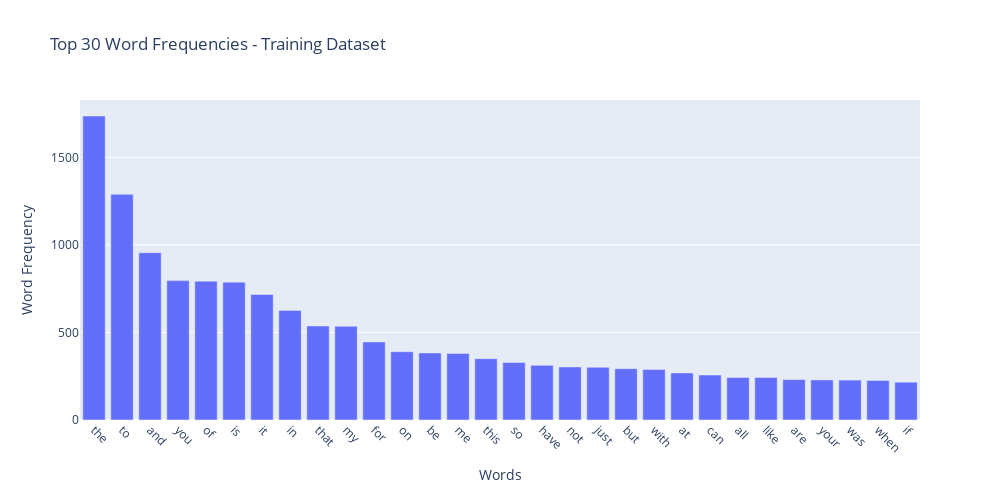

Write notebook code for a chart like this one.
### Code cell
import pandas as pd
import plotly.express as px
from sklearn.feature_extraction.text import CountVectorizer

# Create Count vectorizer for training dataset
count_vect_train = CountVectorizer()
X_train_counts = count_vect_train.fit_transform(train_df['text'])

# Get term frequencies
term_frequencies_train = X_train_counts.sum(axis=0).A1

# Create a DataFrame with terms and frequencies for training
train_terms_df = pd.DataFrame({
    'Term': count_vect_train.get_feature_names_out(),
    'Frequency': term_frequencies_train
})

# Sort the DataFrame by frequency in descending order
train_terms_df = train_terms_df.sort_values(by='Frequency', ascending=False).reset_index(drop=True)

# Select the top 30 terms for training
top_train_terms_df = train_terms_df.head(30)

# Create a bar graph using Plotly for training
fig_train = px.bar(top_train_terms_df, x='Term', y='Frequency',
                   title='Top 30 Word Frequencies - Training Dataset',
                   labels={'Frequency': 'Word Frequency', 'Term': 'Words'},
                   width=1000, height=500)

# Update layout for better x-axis label visibility
fig_train.update_layout(xaxis=dict(tickangle=45))

# Show the plot for training
fig_train.show()

### Figure 1 — Plotly figure (JSON) as saved in the notebook; plotly's stock layout.template omitted (floating-point values rounded to 4 significant figures)
{"data": [{"alignmentgroup": "True", "hovertemplate": "Words=%{x}<br>Word Frequency=%{y}<extra></extra>", "legendgroup": "", "marker": {"color": "#636efa", "pattern": {"shape": ""}}, "name": "", "offsetgroup": "", "orientation": "v", "showlegend": false, "textposition": "auto", "type": "bar", "x": ["the", "to", "and", "you", "of", "is", "it", "in", "that", "my", "for", "on", "be", "me", "this", "so", "have", "not", "just", "but", "with", "at", "can", "all", "like", "are", "your", "was", "when", "if"], "xaxis": "x", "y": [1736, 1289, 955, 796, 793, 787, 717, 626, 537, 535, 446, 390, 383, 380, 350, 328, 312, 303, 301, 293, 288, 269, 257, 243, 243, 231, 229, 228, 226, 216], "yaxis": "y"}], "layout": {"barmode": "relative", "height": 500, "legend": {"tracegroupgap": 0}, "title": {"text": "Top 30 Word Frequencies - Training Dataset"}, "width": 1000, "xaxis": {"anchor": "y", "domain": [0, 1], "tickangle": 45, "title": {"text": "Words"}}, "yaxis": {"anchor": "x", "domain": [0, 1], "title": {"text": "Word Frequency"}}}}
